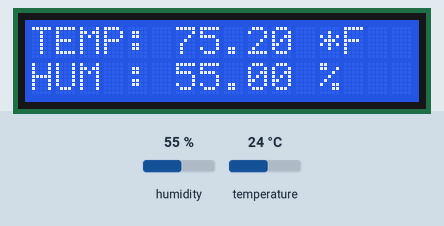
This sketch was run on a simulated ESP8266 (NodeMCU). On the bench: 16×2 character LCD. Inputs (shaded band) come from the test bench; at power-on: humidity 55 %, temperature 24 °C. WiFi joins after 1.5 s; servers stay silent unless stated; uploads are accepted with an empty reply; what the sketch prints to the serial monitor is not drawn.

Above: at 3.5 s.
3.6 s: humidity set to 22 %
At 7.5 s:
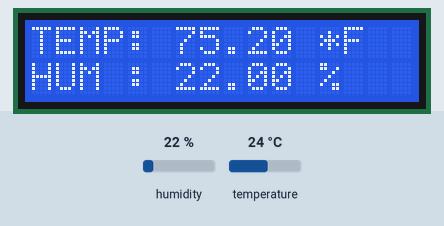
8.0 s: temperature set to 12 °C
At 10.6 s:
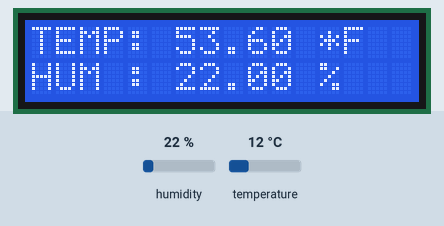
11.6 s: humidity set to 40 %
At 14.8 s:
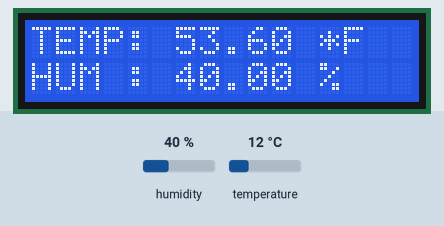
15.3 s: temperature set to 19 °C
At 17.9 s:
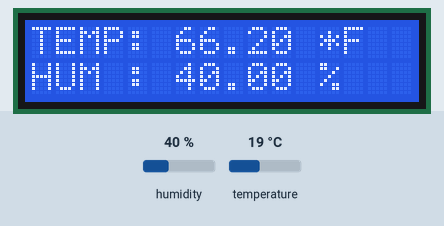
Timing chart, 0 to 19.4 s (numbered marks = the images above; inputs shaded):
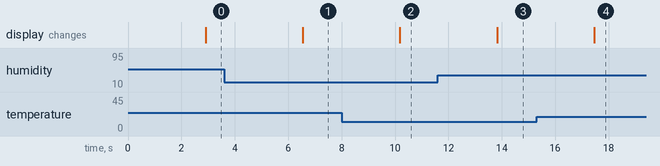

The sketch:

mC.ino
```cpp
#include <Wire.h>
#include <LiquidCrystal_I2C.h>
// Set the LCD address to 0x27 for a 16 chars and 2 line display
LiquidCrystal_I2C lcd(0x27, 16, 2);
//Connect to D1 and D2 on nodemcu


#include <SimpleDHT.h>
int pinDHT11 = D4;
SimpleDHT11 dht11(pinDHT11);


#include <ESP8266WiFi.h>
const char* ssid     = "Tejaswi";
const char* password = "12345678";
const char* host = "52.12.175.60";


void setup()
{
  Serial.begin(115200);
	// initialize the LCD
	lcd.begin();
  print2Screen("LOADING .....", "");

  WiFi.mode(WIFI_STA);
  WiFi.begin(ssid, password);

  while (WiFi.status() != WL_CONNECTED) {
    delay(500);
    Serial.print(".");
  }

  Serial.println("");
  Serial.println("WiFi connected");
  Serial.println("IP address: ");
  Serial.println(WiFi.localIP());

}

void print2Screen(String s1, String s2){
  lcd.backlight();
  lcd.clear();
  lcd.setCursor(0,0);
  lcd.print(s1);
  lcd.setCursor(0,1);
  lcd.print(s2);
}

float t = 0;
float h = 0;

void loop()
{

  byte temperature = 0;
  byte humidity = 0;
  int err = SimpleDHTErrSuccess;
  if ((err = dht11.read(&temperature, &humidity, NULL)) != SimpleDHTErrSuccess) {
    Serial.print("Read DHT11 failed, err="); Serial.println(err);delay(1000);
    return;
  }

  Serial.print("Sample OK: ");
  Serial.print((int)temperature); Serial.print(" *C, ");
  Serial.print((int)humidity); Serial.println(" H");

  t = (float)temperature*1.8+32;
  h = (float)humidity;


  // Use WiFiClient class to create TCP connections
  WiFiClient client;
  const int httpPort = 80;
  if (!client.connect(host, httpPort)) {
    Serial.println("connection failed");
    return;
  }

  // We now create a URI for the request
  String path = "/setValue?t=" + String(t) + "&h=" + String(h);


  Serial.print("Requesting URL: ");
  Serial.println(path);

  // This will send the request to the server
  client.print(String("GET ") + path + " HTTP/1.1\r\n" +
               "Host: " + host + "\r\n" +
               "Connection: close\r\n\r\n");
  unsigned long timeout = millis();
  while (client.available() == 0) {
    if (millis() - timeout > 5000) {
      Serial.println(">>> Client Timeout !");
      client.stop();
      return;
    }
  }

  // Read all the lines of the reply from server and print them to Serial
  while (client.available()) {
    String line = client.readStringUntil('\r');
    Serial.println(line.length());
    Serial.print(line);
    int val = line.toInt();
  }

  Serial.println();
  Serial.println("closing connection");

   print2Screen("TEMP: " + String(t) + " *F", "HUM : " + String(h) + " %");


  // DHT11 sampling rate is 1HZ.
  delay(500);
}
```

Measured:
- after the input at 3.6 s, the display: changes after 2.9 s (image 1)
- after the input at 8.0 s, the display: changes after 2.2 s (image 2)
- after the input at 11.6 s, the display: changes after 2.2 s (image 3)
- after the input at 15.3 s, the display: changes after 2.2 s (image 4)
